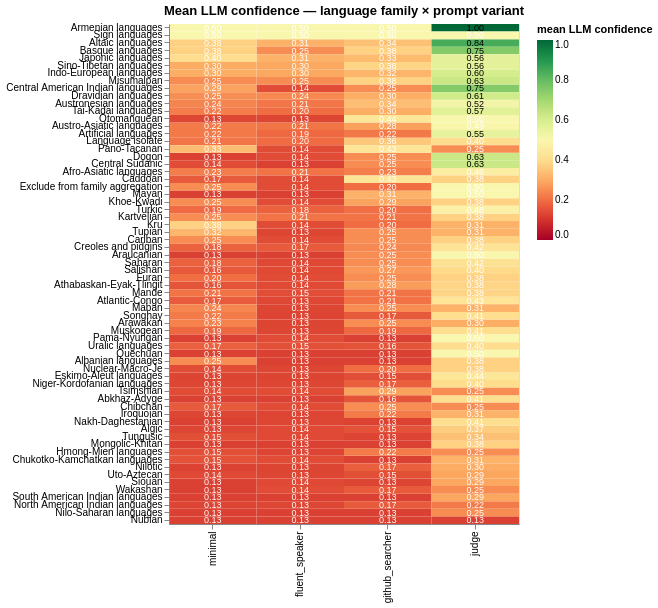

Write notebook code for a chart like this one.
### Code cell
heatmap_data = (
    scored_df[scored_df['llm_total_services'] > 0]
    .groupby(['language_family', 'prompt_variant'])['llm_confidence']
    .mean().reset_index().rename(columns={'llm_confidence': 'mean_confidence'})
)
family_order = (
    heatmap_data.groupby('language_family')['mean_confidence']
    .mean().sort_values(ascending=False).index.tolist()
)

rect = alt.Chart(heatmap_data).mark_rect().encode(
    x=alt.X('prompt_variant:N', sort=VARIANTS, title=None),
    y=alt.Y('language_family:N', sort=family_order, title=None),
    color=alt.Color('mean_confidence:Q',
                    scale=alt.Scale(scheme='redyellowgreen', domain=[0, 1]),
                    title='mean LLM confidence'),
    tooltip=['language_family:N', 'prompt_variant:N',
             alt.Tooltip('mean_confidence:Q', format='.2f')],
)
rect_text = rect.mark_text(fontSize=9).encode(
    text=alt.Text('mean_confidence:Q', format='.2f'),
    color=alt.condition(alt.datum.mean_confidence > 0.5,
                        alt.value('black'), alt.value('white')))

(rect + rect_text).properties(
    width=350, height=500,
    title='Mean LLM confidence — language family × prompt variant')

### Figure 1 — Vega specification as saved in the notebook (floating-point values rounded to 4 significant figures; data arrays with more than 128 entries replaced by an {"elided": "..."} marker saying what was removed)
{"$schema": "https://vega.github.io/schema/vega/v6.json", "data": [{"name": "source_0", "values": {"elided": "264 records"}}, {"name": "data_0", "values": {"elided": "264 records"}}, {"name": "source_0_x_domain_prompt_variant", "values": [{"prompt_variant": "fluent_speaker", "sort_field": 1.0}, {"prompt_variant": "github_searcher", "sort_field": 2.0}, {"prompt_variant": "judge", "sort_field": 3.0}, {"prompt_variant": "minimal", "sort_field": 0.0}]}, {"name": "source_0_y_domain_language_family", "values": [{"language_family": "Abkhaz-Adyge", "sort_field": 49.0}, {"language_family": "Afro-Asiatic languages", "sort_field": 19.0}, {"language_family": "Albanian languages", "sort_field": 44.0}, {"language_family": "Algic", "sort_field": 53.0}, {"language_family": "Altaic languages", "sort_field": 2.0}, {"language_family": "Araucanian", "sort_field": 30.0}, {"language_family": "Arawakan", "sort_field": 39.0}, {"language_family": "Armenian languages", "sort_field": 0.0}, {"language_family": "Artificial languages", "sort_field": 14.0}, {"language_family": "Athabaskan-Eyak-Tlingit", "sort_field": 34.0}, {"language_family": "Atlantic-Congo", "sort_field": 36.0}, {"language_family": "Austro-Asiatic languages", "sort_field": 13.0}, {"language_family": "Austronesian languages", "sort_field": 10.0}, {"language_family": "Basque languages", "sort_field": 3.0}, {"language_family": "Caddoan", "sort_field": 20.0}, {"language_family": "Cariban", "sort_field": 28.0}, {"language_family": "Central American Indian languages", "sort_field": 8.0}, {"language_family": "Central Sudanic", "sort_field": 18.0}, {"language_family": "Chibchan", "sort_field": 50.0}, {"language_family": "Chukotko-Kamchatkan languages", "sort_field": 57.0}, {"language_family": "Creoles and pidgins", "sort_field": 29.0}, {"language_family": "Dogon", "sort_field": 17.0}, {"language_family": "Dravidian languages", "sort_field": 9.0}, {"language_family": "Eskimo-Aleut languages", "sort_field": 46.0}, {"language_family": "Exclude from family aggregation", "sort_field": 21.0}, {"language_family": "Furan", "sort_field": 33.0}, {"language_family": "Hmong-Mien languages", "sort_field": 56.0}, {"language_family": "Indo-European languages", "sort_field": 6.0}, {"language_family": "Iroquoian", "sort_field": 51.0}, {"language_family": "Japonic languages", "sort_field": 4.0}, {"language_family": "Kartvelian", "sort_field": 25.0}, {"language_family": "Khoe-Kwadi", "sort_field": 23.0}, {"language_family": "Kru", "sort_field": 26.0}, {"language_family": "Language isolate", "sort_field": 15.0}, {"language_family": "Maban", "sort_field": 37.0}, {"language_family": "Mande", "sort_field": 35.0}, {"language_family": "Mayan", "sort_field": 22.0}, {"language_family": "Misumalpan", "sort_field": 7.0}, {"language_family": "Mongolic-Khitan", "sort_field": 55.0}, {"language_family": "Muskogean", "sort_field": 40.0}, {"language_family": "Nakh-Daghestanian", "sort_field": 52.0}, {"language_family": "Niger-Kordofanian languages", "sort_field": 47.0}, {"language_family": "Nilo-Saharan languages", "sort_field": 64.0}, {"language_family": "Nilotic", "sort_field": 58.0}, {"language_family": "North American Indian languages", "sort_field": 63.0}, {"language_family": "Nubian", "sort_field": 65.0}, {"language_family": "Nuclear-Macro-Je", "sort_field": 45.0}, {"language_family": "Otomanguean", "sort_field": 12.0}, {"language_family": "Pama-Nyungan", "sort_field": 41.0}, {"language_family": "Pano-Tacanan", "sort_field": 16.0}, {"language_family": "Quechuan", "sort_field": 43.0}, {"language_family": "Saharan", "sort_field": 31.0}, {"language_family": "Salishan", "sort_field": 32.0}, {"language_family": "Sign languages", "sort_field": 1.0}, {"language_family": "Sino-Tibetan languages", "sort_field": 5.0}, {"language_family": "Siouan", "sort_field": 60.0}, {"language_family": "Songhay", "sort_field": 38.0}, {"language_family": "South American Indian languages", "sort_field": 62.0}, {"language_family": "Tai-Kadai languages", "sort_field": 11.0}, {"language_family": "Tsimshian", "sort_field": 48.0}, {"language_family": "Tungusic", "sort_field": 54.0}, {"language_family": "Tupian", "sort_field": 27.0}, {"language_family": "Turkic", "sort_field": 24.0}, {"language_family": "Uralic languages", "sort_field": 42.0}, {"language_family": "Uto-Aztecan", "sort_field": 59.0}, {"language_family": "Wakashan", "sort_field": 61.0}]}], "marks": [{"type": "rect", "name": "layer_0_marks", "from": {"data": "data_0"}, "encode": {"update": {"width": {"signal": "max(0.25, bandwidth('x'))"}, "tooltip": {"signal": "{\"language_family\": isValid(datum[\"language_family\"]) ? datum[\"language_family\"] : \"\"+datum[\"language_family\"], \"prompt_variant\": isValid(datum[\"prompt_variant\"]) ? datum[\"prompt_variant\"] : \"\"+datum[\"prompt_variant\"], \"mean_confidence\": format(datum[\"mean_confidence\"], \".2f\")}"}, "fill": {"field": "mean_confidence", "scale": "color"}, "x": {"field": "prompt_variant", "scale": "x"}, "y": {"field": "language_family", "scale": "y"}, "height": {"signal": "max(0.25, bandwidth('y'))"}}}, "style": ["rect"]}, {"type": "text", "name": "layer_1_marks", "from": {"data": "source_0"}, "encode": {"update": {"tooltip": {"signal": "{\"language_family\": isValid(datum[\"language_family\"]) ? datum[\"language_family\"] : \"\"+datum[\"language_family\"], \"prompt_variant\": isValid(datum[\"prompt_variant\"]) ? datum[\"prompt_variant\"] : \"\"+datum[\"prompt_variant\"], \"mean_confidence\": format(datum[\"mean_confidence\"], \".2f\")}"}, "align": {"value": "center"}, "fill": [{"value": "black", "test": "(datum.mean_confidence > 0.5)"}, {"value": "white"}], "baseline": {"value": "middle"}, "y": {"field": "language_family", "scale": "y", "band": 0.5}, "text": {"signal": "format(datum[\"mean_confidence\"], \".2f\")"}, "x": {"field": "prompt_variant", "scale": "x", "band": 0.5}, "fontSize": {"value": 9}}}, "style": ["text"]}], "scales": [{"name": "x", "type": "band", "domain": {"data": "source_0_x_domain_prompt_variant", "field": "prompt_variant", "sort": {"op": "max", "field": "sort_field"}}, "range": [0, {"signal": "width"}], "paddingOuter": 0, "paddingInner": 0}, {"name": "y", "type": "band", "domain": {"data": "source_0_y_domain_language_family", "field": "language_family", "sort": {"op": "max", "field": "sort_field"}}, "range": [0, {"signal": "height"}], "paddingOuter": 0, "paddingInner": 0}, {"name": "color", "type": "linear", "domain": [0, 1], "range": {"scheme": "redyellowgreen"}, "interpolate": "hcl", "zero": true}], "axes": [{"scale": "x", "grid": false, "orient": "bottom", "labelAlign": "right", "labelBaseline": "middle", "labelAngle": 270, "zindex": 1}, {"scale": "y", "zindex": 1, "orient": "left", "grid": false}], "title": {"text": "Mean LLM confidence — language family × prompt variant", "frame": "group"}, "style": "cell", "legends": [{"title": "mean LLM confidence", "fill": "color", "gradientLength": {"signal": "clamp(height, 64, 200)"}}], "background": "white", "width": 350, "padding": 5, "height": 500}
